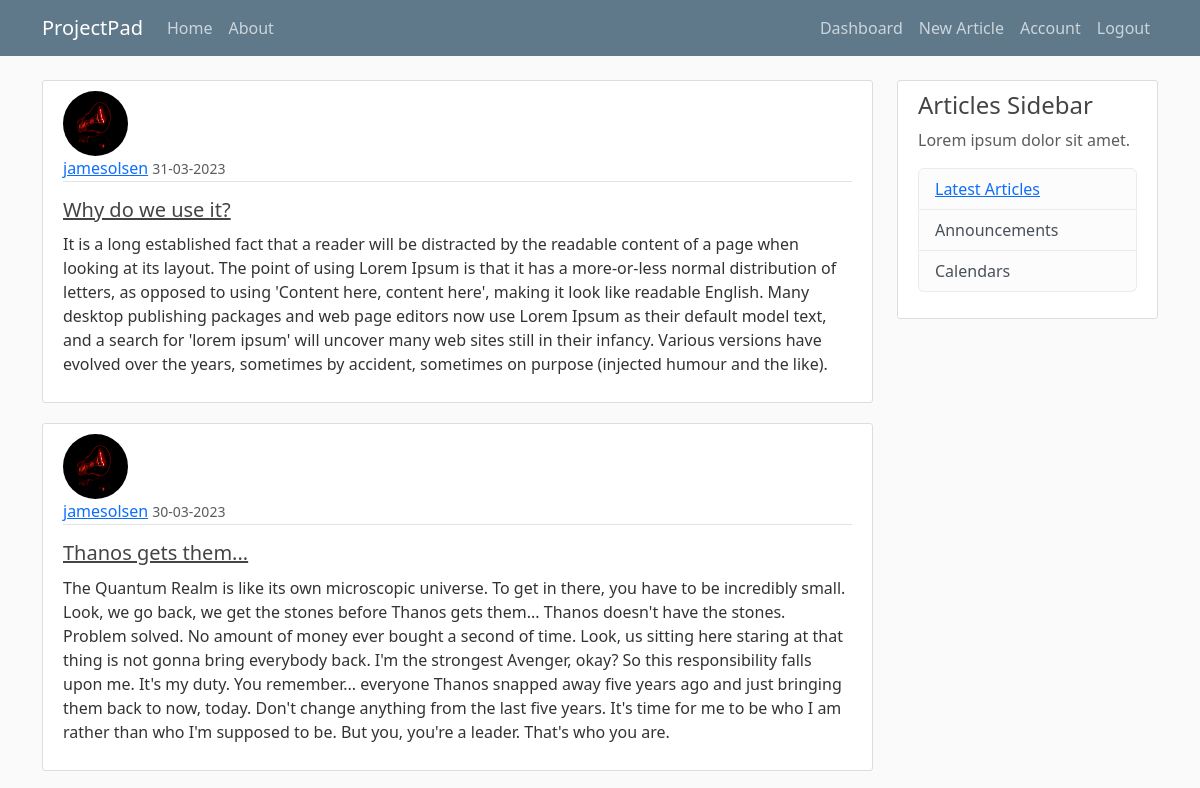
Page /dashboard (signed in, upper part) on the earlier database version.
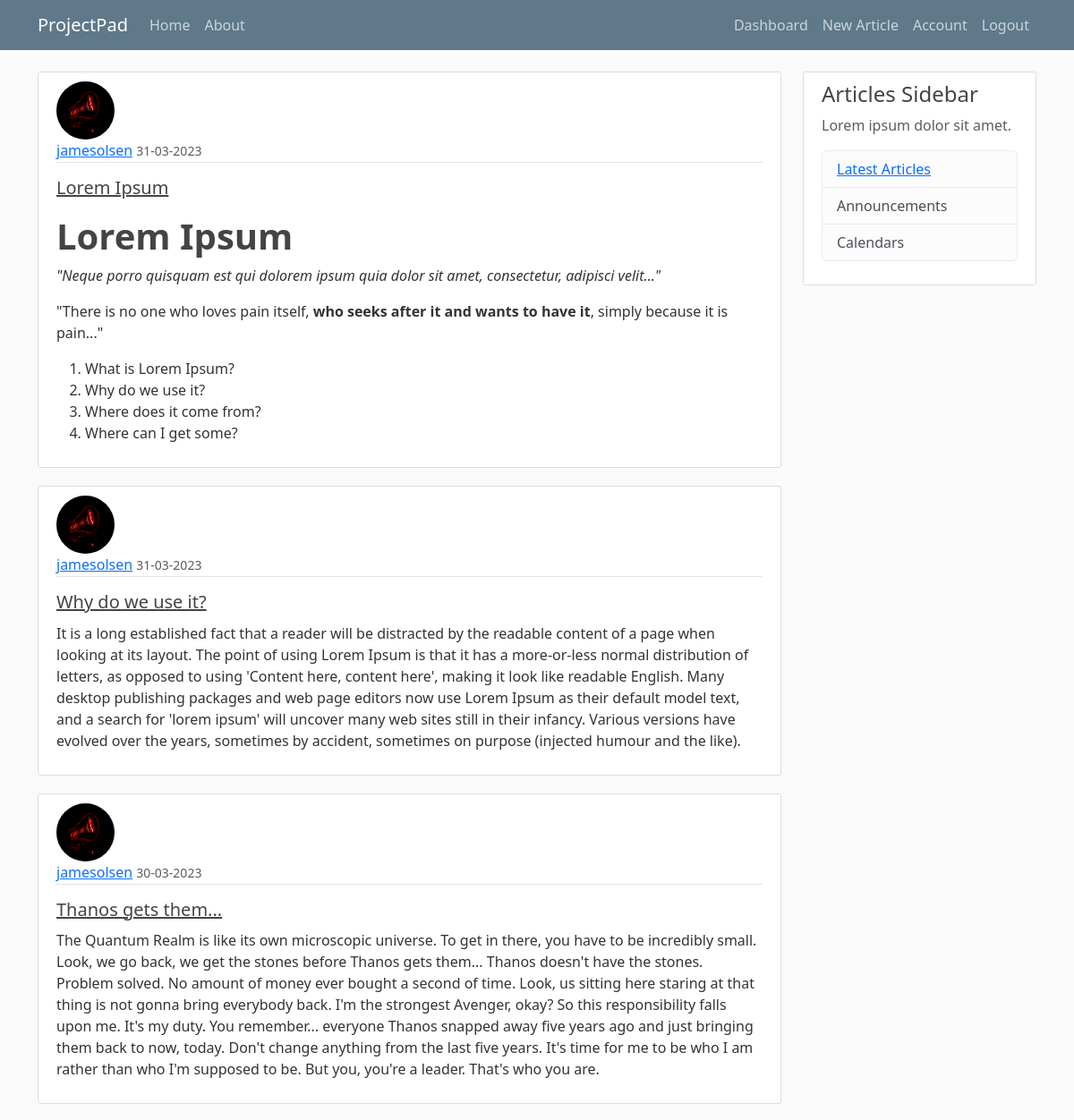
Same page on the later database version.
### projectpad/models.py (models this page shows, shortened)
class Article(db.Model):
    id = db.Column(db.Integer, primary_key=True)
    title = db.Column(db.String(100), nullable=False)
    date_created = db.Column(db.DateTime, nullable=False, default=datetime.utcnow)
    content = db.Column(db.Text, nullable=False)
    user_id = db.Column(db.Integer, db.ForeignKey('user.id'), nullable=False)

class User(db.Model, UserMixin):
    id = db.Column(db.Integer, primary_key=True)
    username = db.Column(db.String(20), unique=True, nullable=False)
    email = db.Column(db.String(120), unique=True, nullable=False)
    image_file = db.Column(db.String(120), nullable=False, default='default.jpg')
    password = db.Column(db.String(60), nullable=False)
    articles = db.relationship('Article', backref='author', lazy=True)

### projectpad/routes.py (the view)
@app.route("/dashboard", strict_slashes=False)
@login_required
def dashboard():
    articles = Article.query.filter_by(author=current_user).order_by(Article.date_created.desc()).all()
    return render_template('dashboard.html', title='Dashboard', articles=articles)

### projectpad/models.py (called while the page is built)
@login_manager.user_loader
def load_user(user_id):
    return User.query.get(int(user_id))

### projectpad/templates/dashboard.html
{% extends "layout.html" %}
{% block content %}
{% for entry in articles %}
    <article class="media content-section">
        <img class="rounded-circle article-img" src="{{ url_for('static', filename='images/' + entry.author.image_file) }}">
        <div class="media-body">
            <div class="article-metadata">
                <a class="mr-2" href="{{ url_for('account')}}">{{ entry.author.username }}</a>
                <small class="text-muted">{{ entry.date_created.strftime('%d-%m-%Y')}}</small>
            </div>
            <h2><a class="article-title fs-5" href="{{ url_for('article', article_id=entry.id )}}">{{ entry.title }}</a></h2>
            <p class="article-content fs-6">{{ entry.content | safe }}</p>
        </div>
    </article>
{% endfor %}
{% endblock content %}

### projectpad/templates/layout.html (shortened to what this page needs)
<!DOCTYPE html>
<html>
<head>
  <link href="https://cdn.jsdelivr.net/npm/bootstrap@5.3.0-alpha2/dist/css/bootstrap.min.css" rel="stylesheet"
>
  <link rel="stylesheet" type="text/css" href="{{ url_for('static', filename='styles/styles.css') }}">
</head>
<body>
  <header class="site-header">
    <nav class="navbar navbar-expand-md navbar-dark bg-steel fixed-top">
      <div class="container">
        <a class="navbar-brand mr-4" href="/">ProjectPad</a>
        <div class="collapse navbar-collapse" id="navbarToggle">
          <div class="navbar-nav mr-auto">
            <a class="nav-item nav-link" href="{{ url_for('home')}}">Home</a>
            <a class="nav-item nav-link" href="{{ url_for('about')}}">About</a>
          </div>
          <div class="navbar-nav ms-auto mb-2 mb-lg-0">
            {% if current_user.is_authenticated %}
              <a class="nav-item nav-link" href="{{ url_for('dashboard')}}">Dashboard</a>
              <a class="nav-item nav-link" href="{{ url_for('new_article')}}">New Article</a>
              <a class="nav-item nav-link" href="{{ url_for('account')}}">Account</a>
              <a class="nav-item nav-link" href="{{ url_for('logout')}}">Logout</a>
            {% else %}
              <a class="nav-item nav-link" href="{{ url_for('login')}}">Login</a>
              <a class="nav-item nav-link" href="{{ url_for('register')}}">Register</a>
            {% endif %}
          </div>
        </div>
      </div>
    </nav>
  </header>
  <main role="main" class="container">
    <div class="row">
      <div class="col-md-9">
        {% block content %}{% endblock %}
      </div>
      {% if current_user.is_authenticated %}
      <div class="col-md-3">
        <div class="content-section">
          <h4 class="fs-4">Articles Sidebar</h4>
          <p class='text-muted'>Lorem ipsum dolor sit amet.
          <ul class="list-group">
            <li class="list-group-item list-group-item-light"><a href="{{ url_for('dashboard')}}">Latest Articles</a></li>
            <li class="list-group-item list-group-item-light">Announcements</li>
            <li class="list-group-item list-group-item-light">Calendars</li>
          </ul>
          </p>
        </div>
      </div>
      {% endif %}
    </div>
  </main>
  <br>
</body>
</html>

### projectpad/static/styles/styles.css (style rules this page uses)
body { background: #fafafa; color: #333333; margin-top: 5rem; }
h1, h2, h3, h4, h5, h6 { color: #444444; }
.bg-steel { background-color: #5f788a; }
.site-header .navbar-nav .nav-link { color: #cbd5db; }
.content-section { background: #ffffff; padding: 10px 20px; border: 1px solid #dddddd; border-radius: 3px; margin-bottom: 20px; }
.article-title { color: #444444; }
.article-content { white-space: pre-line; }
.article-img { height: 65px; width: 65px; margin-right: 16px; }
.article-metadata { padding-bottom: 1px; margin-bottom: 4px; border-bottom: 1px solid #e3e3e3 }

Differences in the rows shown:
added Article: image_file (placeholder picture), author.username "jamesolsen", date_created "31-03-2023", title "Lorem Ipsum", content "Lorem Ipsum \"Neque porro quisquam est qui dolorem ipsum quia dolor sit amet, consectetur, adipisci velit...\" \"There is no one who loves pain itself, who seeks after it and wants to have it , simply because it is pain...\" What is Lorem Ipsum? Why do we use it? Where does it come from? Where can I get some?"
